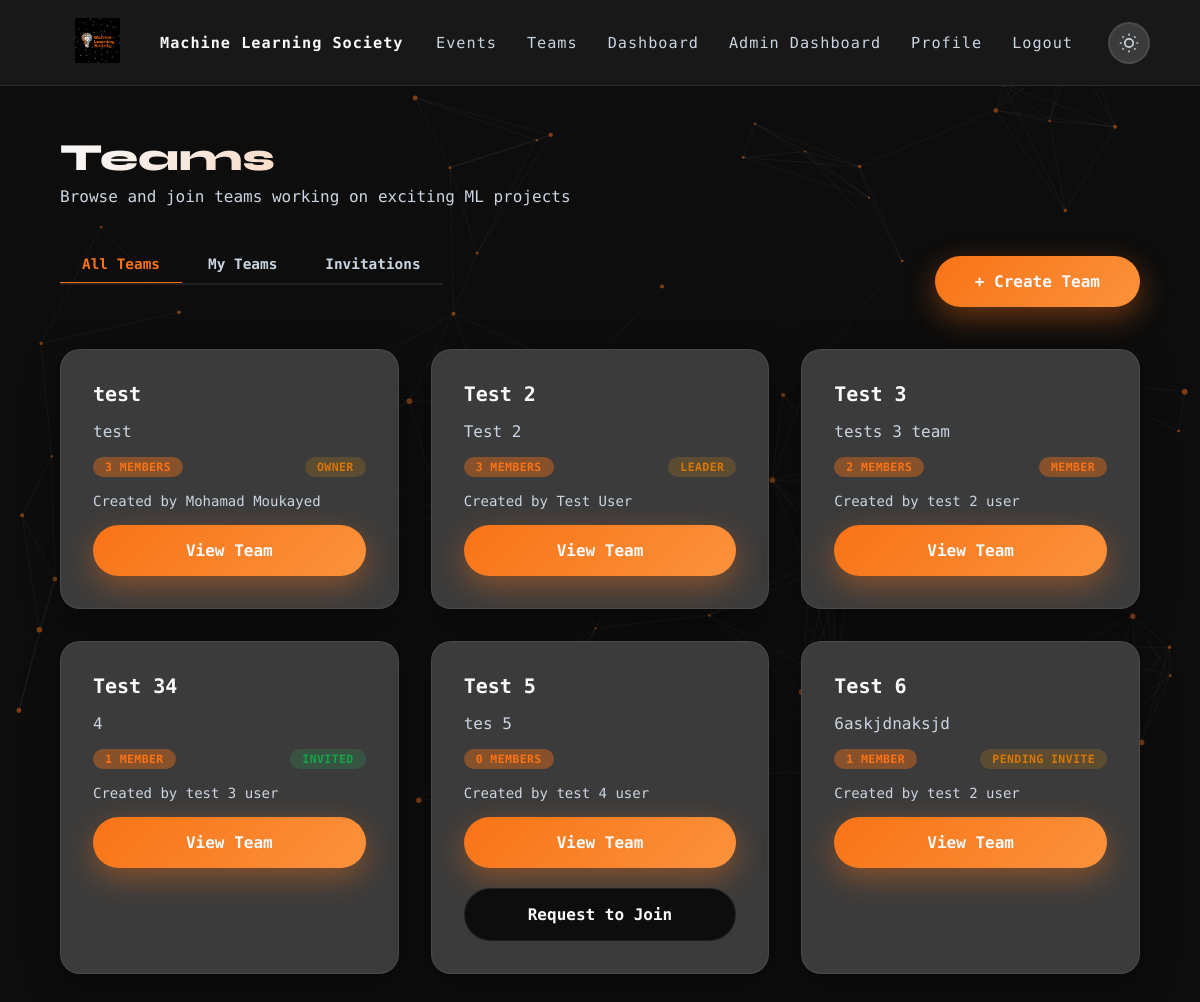
The app's page /teams/ (signed in) with its own data.
### website/models.py (models this page shows)
class Team(models.Model):
    name = models.CharField()
    description = models.TextField()
    team_leaders = models.ManyToManyField(accountModels.Member, related_name="team_leaders")
    team_members = models.ManyToManyField(accountModels.Member, related_name="team_members", blank=True)
    pending_members = models.ManyToManyField(accountModels.Member, related_name="pending_members", blank=True)
    invited_members = models.ManyToManyField(accountModels.Member, related_name="invited_members", blank=True)
    creator = models.ForeignKey(accountModels.Member, on_delete=models.CASCADE)

### accounts/models.py (models this page shows, shortened)
class Member(AbstractBaseUser, PermissionsMixin):
    first_name = models.CharField()
    last_name = models.CharField()
    email = models.EmailField(unique=True)
    major = models.ForeignKey(Major, on_delete=models.CASCADE, blank=True, null=True)
    gender = models.CharField("Gender", blank=True, null=True, choices=[("M","Male"),("F","Female"),("O","Other")])
    date_of_birth = models.DateField("Date Of Birth (YYYY-MM-DD)", blank=True, null=True)
    graduation_year = models.CharField(blank=True, null=True)
    nationality = CountryField(blank=True, null=True)
    is_staff = models.BooleanField(default=False)
    is_active = models.BooleanField(default=True)
    date_joined = models.DateTimeField("date joined", default=timezone.now)
    objects = MemberManager()
    USERNAME_FIELD = "email"
    REQUIRED_FIELDS = ["first_name","last_name","date_of_birth","gender"]
    def get_full_name(self):
        return self.first_name + " " + self.last_name

### website/views.py (the view)
# urls.py: path("teams/", views.student_teams, name="teams"),
@login_required(login_url="/")
def student_teams(request: WSGIRequest):
    joined_teams = []
    invited_teams = []
    for team in Team.objects.all():
        if request.user in team.team_leaders.all() or request.user in team.team_members.all() or request.user == team.creator or request.user in team.pending_members.all():
            joined_teams.append(team)
        elif request.user in team.invited_members.all():
            invited_teams.append(team)
    return render(request, "student-teams.html",
                  {"teams": Team.objects.all(), "joined_teams": joined_teams, "invited_teams": invited_teams})

### website/context_processors.py (called while the page is built)
def prereqData(request):
    social_en = False
    if SocialAccountModels.SocialApp.objects.count() > 0:
        social_en = True
    return {
        "majors":        Major.objects.all().order_by("name"),
        "nationalities": list(countries),
        "now":           timezone.now(),   # handy for footer copyright year etc.
        "socials_enabled": social_en,
    }

### templates/student-teams.html (shortened to what this page needs)
{% extends "base.html" %}
{% load static %}
{% block content %}
<div class="dashboard-content">
  <div class="dashboard-welcome">
    <h1>Teams</h1>
    <p>Browse and join teams working on exciting ML projects</p>
  </div>
  <div style="display: flex; justify-content: space-between; align-items: center; margin-bottom: 2rem;">
    <div class="tabs">
      <button class="tab active" onclick="showTab('all', this)">All Teams</button>
      <button class="tab" onclick="showTab('my', this)">My Teams</button>
      <button class="tab" onclick="showTab('invites', this)">Invitations</button>
    </div>
    <button class="btn btn-primary" onclick="showCreateTeamModal()">
      <span>+ Create Team</span>
    </button>
  </div>
  <div id="tab-all" class="dashboard-grid">
    {% for team in teams %}
    <div class="dashboard-card fade-in visible">
      <h3 style="font-size: 1.25rem; margin-bottom: 1rem;">{{team.name}}</h3>
      <p style="color: var(--text-secondary); margin-bottom: 1rem;">
        {{team.description}}
      </p>
      <div style="display: flex; justify-content: space-between; align-items: center; margin-bottom: 1rem;">
        <span class="badge badge-primary">{{team.team_members.count|add:team.team_leaders.count}} Member{% if team.team_members.count|add:team.team_leaders.count != 1 %}s{% endif %}</span>
        {% if request.user in team.pending_members.all %}
        <span class="badge badge-warning">Pending Invite</span>
        {% elif request.user == team.creator %}
        <span class="badge badge-warning">Owner</span>
        {% elif request.user in team.team_leaders.all %}
        <span class="badge badge-warning">Leader</span>
        {% elif request.user in team.invited_members.all %}
        <span class="badge badge-success">Invited</span>
        {% elif request.user in team.team_members.all %}
        <span class="badge badge-primary">Member</span>
        {% endif %}
      </div>
      <div style="display: flex; justify-content: space-between; align-items: center; margin-bottom: 1rem;">
        <span style="color: var(--text-secondary); font-size: 0.875rem;">Created by {{team.creator.get_full_name}}</span>
      </div>
      <div style="display: flex; justify-content: center; align-items: center; gap: 20px; flex-direction: column;">
        <a href="{% url 'website:team-detail' team_id=team.pk %}" class="btn" style="width: 100%; display: flex;">
          <span>View Team</span>
        </a>
        {% if request.user in team.team_leaders.all or request.user in team.team_members.all or request.user in team.pending_members.all or request.user in team.invited_members.all or request.user == team.creator %}
        {% else %}
        <button class="btn btn-secondary" style="width: 100%;" onclick="joinTeam({{team.pk}}, this)">Request to Join</button>
        {% endif %}
      </div>
    </div>
    {% empty %}
    <div class="empty-state" style="grid-column: 1/-1;">
      <div class="empty-state-icon">👥</div>
      <h3>No teams yet</h3>
      <p>Create a team to get started.</p>
    </div>
    {% endfor %}
  </div>
</div>
{% endblock content %}

### static/styles.css (style rules this page uses)
:root { --bg-primary: #ffffff; --bg-secondary: #f8fafc; --bg-dark: #f1f5f9; --text-primary: #0f172a; --text-secondary: #475569; --text-link: #1666d6; --accent: #f97316; --accent-light: #fb923c; --accent-glow: rgba(249, 115, 22, 0.3); --card-bg: #ffffff; --navbar-bg: rgba(255, 255, 255, 0.85); --shadow: rgba(15, 23, 42, 0.1); --neural-line: rgba(15, 23, 42, 0.08); --neural-node: rgba(249, 115, 22, 0.6); --input-bg: #f8fafc; --input-border: #e2e8f0; --popup-bg: #ffffff; }
[data-theme="dark"] { --bg-primary: #0d0d0d; --bg-secondary: #0d0d0d; --bg-dark: #3b3b3b; --text-primary: #f8fafc; --text-secondary: #cbd5e1; --accent: #f97316; --accent-light: #fb923c; --accent-glow: rgba(249, 115, 22, 0.4); --card-bg: #3b3b3b; --navbar-bg: #181818; --shadow: rgba(0, 0, 0, 0.4); --neural-line: rgba(248, 250, 252, 0.08); --neural-node: rgba(249, 115, 22, 0.8); --input-bg: #1e1e1e; --input-border: rgba(255, 255, 255, 0.12); --popup-bg: #1a1a1a; }
*, *::before, *::after { margin: 0; padding: 0; box-sizing: border-box; }
html { scroll-behavior: smooth; }
body { font-family: "Space Mono", monospace; background: var(--bg-primary); color: var(--text-primary); transition: background-color 0.5s ease, color 0.5s ease; overflow-x: hidden; }
a { color: var(--text-link); text-decoration: none; cursor: pointer; }
span { font-family: "Space Mono", monospace; color: var(--text-primary); }
.btn { position: relative; display: inline-flex; padding: 16px 40px; background: linear-gradient(135deg, var(--accent), var(--accent-light)); color: white; border: none; text-decoration: none; border-radius: 50px; font-family: "Space Mono", monospace; font-weight: 700; font-size: 1rem; overflow: hidden; transition: all 0.4s ease; box-shadow: 0 10px 30px var(--accent-glow); opacity: 0; cursor: pointer; animation: fadeIn 0s ease-out 0s forwards; justify-content: center; align-items: center; }
.btn span { position: relative; z-index: 1; }
.fade-in { opacity: 0; transform: translateY(40px); transition: opacity 0.7s ease, transform 0.7s ease; }
.fade-in.visible { opacity: 1; transform: translateY(0); }

### static/app-styles.css (style rules this page uses)
.dashboard-content { padding: 3rem 5%; max-width: 1400px; margin: 0 auto; }
.dashboard-welcome { margin-bottom: 2.5rem; animation: fadeInUp 0.5s ease-out; }
.dashboard-welcome h1 { font-family: "Syne", sans-serif; font-size: 2.4rem; font-weight: 800; margin-bottom: 6px; background: linear-gradient(135deg, var(--text-primary), var(--accent)); -webkit-background-clip: text; -webkit-text-fill-color: transparent; background-clip: text; }
.dashboard-welcome p { color: var(--text-secondary); font-size: 1rem; }
.dashboard-grid { display: grid; grid-template-columns: repeat(auto-fit, minmax(320px, 1fr)); gap: 2rem; }
.dashboard-card { background: var(--card-bg); border: 1px solid var(--neural-line); border-radius: 20px; padding: 2rem; box-shadow: 0 10px 36px var(--shadow); transition: transform 0.25s, box-shadow 0.25s, border-color 0.25s; position: relative; overflow: hidden; }
.dashboard-card::before { content: ''; position: absolute; top: 0; left: 0; right: 0; height: 3px; background: linear-gradient(90deg, var(--accent), var(--accent-light)); transform: scaleX(0); transform-origin: left; transition: transform 0.3s; }
.badge { display: inline-block; padding: 3px 12px; border-radius: 999px; font-size: 0.72rem; font-weight: 700; letter-spacing: 0.4px; text-transform: uppercase; }
.badge-primary { background: var(--accent-glow); color: var(--accent); }
.badge-success { background: rgba(34,197,94,0.18); color: #16a34a; }
.badge-warning { background: rgba(245,158,11,0.18); color: #d97706; }
.btn-secondary { background: var(--bg-secondary); color: var(--text-primary); border: 1px solid var(--neural-line); box-shadow: none; opacity: 1; animation: none; }
.tabs { display: flex; gap: 4px; border-bottom: 2px solid var(--neural-line); margin-bottom: 2rem; overflow-x: auto; -webkit-overflow-scrolling: touch; }
.tab { padding: 10px 22px; background: none; border: none; border-bottom: 3px solid transparent; margin-bottom: -2px; color: var(--text-secondary); font-family: "Space Mono", monospace; font-weight: 600; font-size: 0.9rem; cursor: pointer; white-space: nowrap; transition: color 0.2s, border-color 0.2s; }
.tab.active { color: var(--accent); border-bottom-color: var(--accent); }

### records on screen
Team: name "test", description "test", team_members.count|add "3", shows "S", shows "OWNER", creator.get_full_name "Mohamad Moukayed"
Team: name "Test 2", description "Test 2", team_members.count|add "3", shows "S", shows "LEADER", creator.get_full_name "Test User"
Team: name "Test 3", description "tests 3 team", team_members.count|add "2", shows "S", shows "MEMBER", creator.get_full_name "test 2 user"
Team: name "Test 34", description "4", team_members.count|add "1", shows "INVITED", creator.get_full_name "test 3 user"
Team: name "Test 5", description "tes 5", team_members.count|add "0", shows "S", creator.get_full_name "test 4 user"
Team: name "Test 6", description "6askjdnaksjd", team_members.count|add "1", shows "PENDING INVITE", creator.get_full_name "test 2 user"
